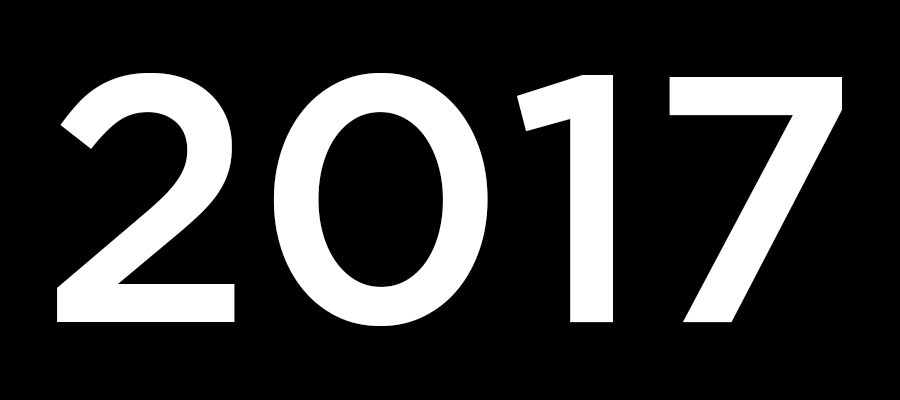
#> input picture 2017.png, 900 x 400 px
$ python circletest.py   (Python 2 division)
#> lines starting #> are read from the running program, lines starting #| are printed output that depends on the picture
### Circle.py
from PIL import ImageDraw
from PIL import Image
import cv2

class Circle:
    def __init__(self, x, y): #constructor
        self.x = x
        self.y = y
        self.r = 1
        self.growing = True

    def numpyArray(self, array):
        self.array = array
        return self.array

    def draw(self, array):
        cv2.circle(array,(self.x,self.y), self.r, (0,0,255), 1)

    def modNumArray(self):
        return self.array

    def grow(self):
        if self.growing:
            self.r += 1

    def edges(self):
        return (self.x + self.r > self.w or self.x - self.r < 0 or self.y + self.r > self.h or self.y - self.r < 0)

    def dimensions(self, w, h):
        self.w = w
        self.h = h


### circletest.py
# from PIL import Image
# from PIL import ImageDraw
from Circle import Circle
import numpy
import cv2
import random

from PIL import Image
from numpy import array

import math

circles = []
posSpots = []

bWidth = 400
bHeight = 900

width = 900
height = 400

def newCircle():
    for i in range (0,1000):
        slot = random.randint(0, len(posSpots))
        x, y = posSpots[slot]
        # randY = random.randint(0, bWidth)
        # randX = random.randint(0, bHeight)
        randX = x
        randY = y

        valid = True
        for c in circles:
            d = math.hypot(c.x - randX, c.y - randY)
            if (d < c.r):
                valid = False
                break

        # print "x: " + str(randX) + " y: " + str(randY)
        if valid:
            # return Circle(randX, randY)
            circles.append(Circle(randX, randY))
        else:
            i -= 1


# [17 lines of commented-out code are left out]
newImg = numpy.zeros((bWidth,bHeight,3), numpy.uint8)

img = Image.fromarray(newImg)
#> img: PIL image 900x400 RGB; every value is 0
img.save("black.png")

img = Image.open("2017.png")
#> img is the input picture: PIL image 900x400 RGB; min 0, max 255, mean 54

# get a numpy array from an image
imgBlack = Image.open("black.png")
arr = array(imgBlack)

for x in range(0, width):
    for y in range(0, height):
        red, green, blue = img.getpixel((x,y))
        if (red == 255) and (green == 255) and (blue == 255):
            posSpots.append((x,y))
#> after the loop, posSpots = 74123 items

print len(posSpots)
#| 74123

newCircle()
#> the loop in newCircle, `for i in range (0,1000):` made 1000 passes
#> (slot, x, y, randX, randY) on passes 1 to 3: (50494, 582, 143, 582, 143), (55125, 601, 81, 601, 81), (5306, 114, 262, 114, 262)
#> after the loop in newCircle, `for i in range (0,1000):`: circles = 992 items

for currC in circles:
    currC.dimensions(width, height)
    currC.numpyArray(arr)
    # print "x: " + str(currC.x) + " y: " + str(currC.y)
    while (currC.growing):
        # print "edge: " + str(currC.edges())

        currC.grow()
        if currC.edges():
            currC.growing = False
        else:
            for other in circles:
                if currC != other:
                    d = math.hypot(currC.x - other.x, currC.y - other.y)
                    if (d - 1 < currC.r + other.r):
                        currC.growing = False
                        break

    currC.draw(arr)
#> this loop made 992 passes
#> pass 3, in numpyArray (call 3), `self.array = array`:
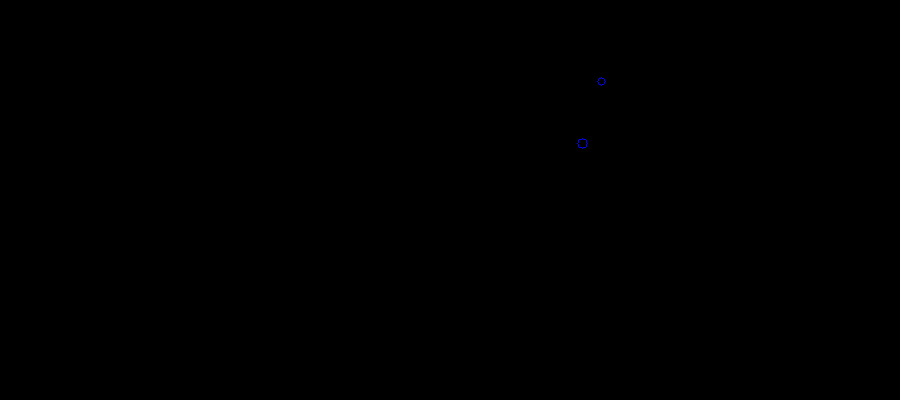
#> self.array: shape (400, 900, 3); mean R, G, B 0, 0, 0
#> after the loop:
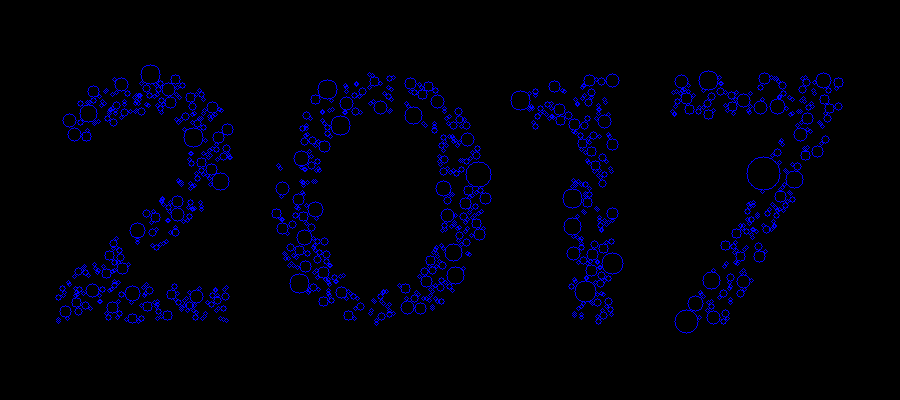
#> arr: shape (400, 900, 3); mean R, G, B 0, 0, 9.1

# c.numpyArray(arr)
# c.draw(arr)

# get an image from a numpy array

img = Image.fromarray(arr)
img.save("fourth.png")


# -----------------------------------works-------------------------------------------
# # get a numpy array from an image
# img = Image.open("output.png")
# arr = array(img)


# # for ()

# # cv2.circle(arr,(450,187), 63, (0,0,255), -1)
# # cv2.circle(arr,(100,187), 63, (0,0,255), -1)
# cv2.circle(arr,(200,187), 63, (0,0,255), -1)

# # get an image from a numpy array
# img = Image.fromarray(arr)
# img.save("output.png")

# # img = Image.open("output.png")
# # arr = array(img)

# # # for ()

# # cv2.circle(arr,(100,187), 63, (0,0,255), -1)
# # # cv2.circle(arr,(100,187), 63, (0,0,255), -1)
# # # cv2.circle(arr,(200,187), 63, (0,0,255), -1)

# # # get an image from a numpy array
# # img = Image.fromarray(arr)
# # img.save("output.png")

# ----------------------------------------------------------------------------


# Create a black image
# newImg = np.zeros((512,512,3), np.uint8)
# newImg = cv2.imread("test2.jpeg")

# creates the new image
# newImg = Image.new("RGB", (640, 360))
# newImg = Image.open("cute.jpg")
# im = cv2.imread("cute.jpg")
# cv2.circle(newImg,(100,187), 63, (0,0,255), -1)

# im = Image.fromarray(newImg)
# im.save("test3.jpeg")

# image = Image.new('RGBA', (640, 360))
# image = Image.open("cute.jpg")
# draw = ImageDraw.Draw(image)
# draw.ellipse((50, 50, 180, 180), fill = 'blue', outline ='blue')
# # draw.point((100, 100), 'red')
# image.save('test1.png')

# image = Image.open("cute.jpg")
# draw = ImageDraw.Draw(image)
# draw.ellipse(((200-50, 200-50), (200+50, 200+50)), fill=(255,0,0,0))

# c = Circle(200, 200)

# c.show();

# saves the image in the current directory
# newImg.save("test.png", "PNG")

print "done"
